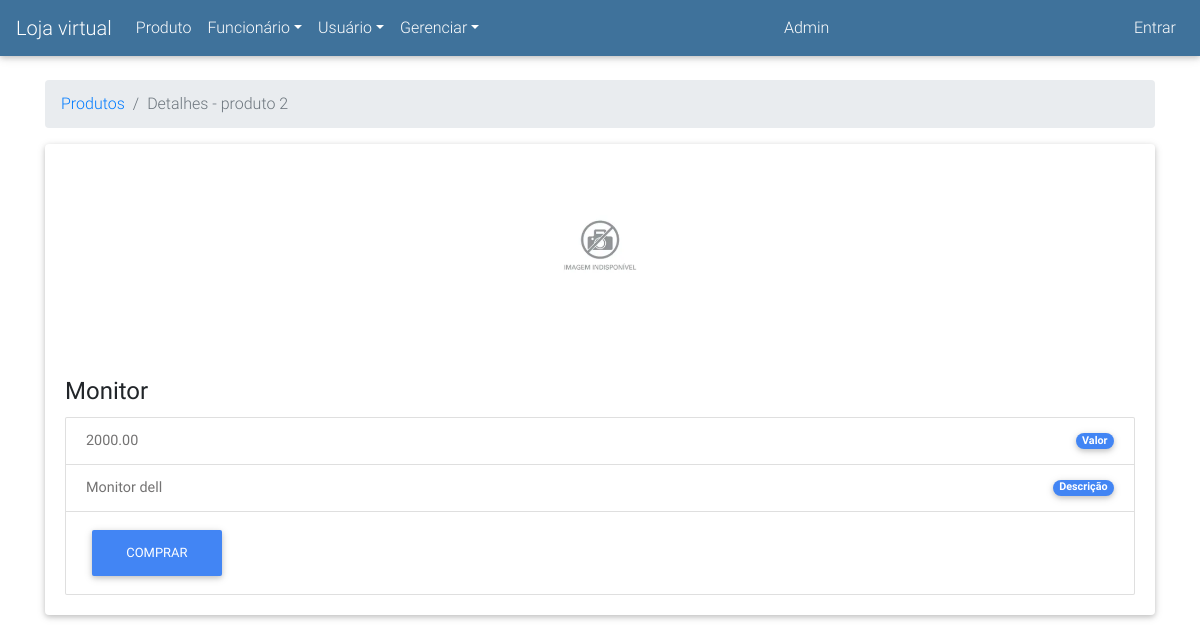
The app's page /produto/2 with its own data.
### virtual/models/produto.py (models this page shows, shortened)
class Produto(models.Model):
    nome = models.CharField(
        max_length=100
    )
    valor = models.DecimalField(
        max_digits=8,
        decimal_places=2,
        null=True,
        blank=True
    )
    descricao = models.CharField(
        'descrição',
        max_length=200,
        null=True,
        blank=True
    )
    image = models.ImageField(
        upload_to = 'produtos/images',
        verbose_name = 'imagem',
        null=True,
        blank=True
    )
    document = models.FileField(
        upload_to='produtos/documents',
        verbose_name = 'documento',
        null=True,
        blank=True
    )

### virtual/views/produto.py (the view)
# urls.py: url(r'^produto/(?P<pk>[0-9]+)$', views.produto.view_detalhes, name='view_produto_detalhes'),
def view_detalhes(request, pk):
    try:
        produto = Produto.objects.filter(pk=pk).first()
    except Produto.DoesNotExist:
        produto = None
    contexto ={
        'produto': produto
    }
    return render(
        request,
        'produto/detalhes.html',
        contexto
    )

### virtual/templates/produto/detalhes.html (shortened to what this page needs)
{% extends "base.html" %}
{% load static %}
{% block conteudo %}
<ol class="breadcrumb">
    <li class="breadcrumb-item"><a href="{% url 'view_produto_home' %}"> Produtos</a></li>
    <li class="breadcrumb-item active">Detalhes - produto {{produto.pk}}</li>
</ol>
<div class="card">
  {% if produto.image %}
    <img class="card-img-top" src="{{ produto.image.url}}" alt="{{produto.nome}}">
  {% else %}
      <img class="card-img-top" src="{% static 'img/sem_imagem.png' %}" alt="{{produto.nome}}">
  {% endif %}
  <div class="card-body">
    {% if produto != None %}
      <h4 class="card-title">
        <h4 class="card-title">{{produto.nome}}</h4>
        </h4>
        <div class="card-text">
          <ul class="list-group">
            <li class="list-group-item d-flex justify-content-between align-items-center">
              {{produto.valor}}
              <span class="badge badge-primary badge-pill">Valor</span>
            </li>
            <li class="list-group-item d-flex justify-content-between align-items-center">
              {{produto.descricao}}
              <span class="badge badge-primary badge-pill">Descrição</span>
            </li>
            <li class="list-group-item d-flex justify-content-between align-items-center">
              <a type="button" class="btn btn-primary ">Comprar</a>
            </li>
          </ul>
        </div>
      {% else %}
      <div class="alert alert-info" role="alert">
        Não foi encontrado nenhum produto cadastrado!
      </div>
      {% endif %}
  </div>
</div>
{% endblock %}

### records on screen
Produto: pk "2", nome "Monitor", valor "2000.00", descricao "Monitor dell"
